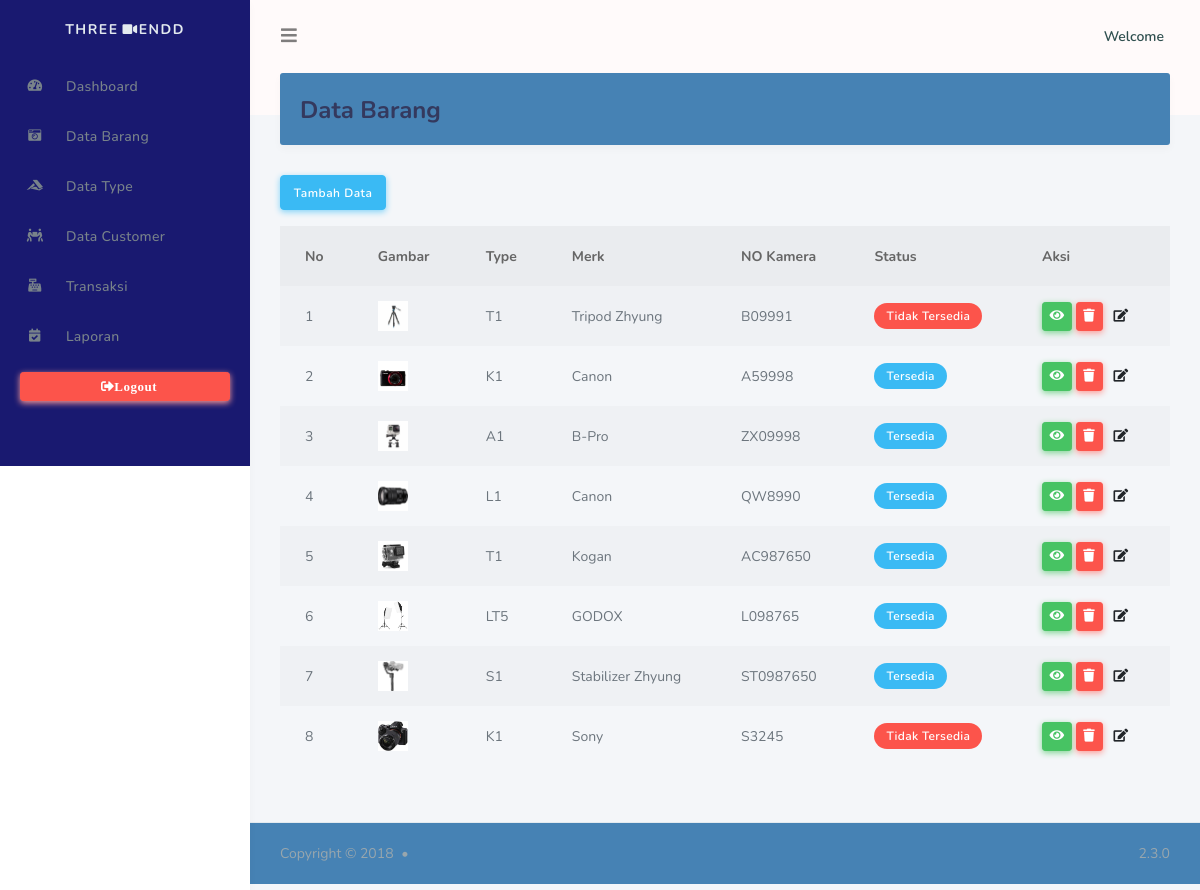
The app's page /index.php/admin/data_kamera with its own data.
### tables this page shows
CREATE TABLE `kamera` (
  `id_kamera` int(11) NOT NULL,
  `kode_type` varchar(120) NOT NULL,
  `merk` varchar(120) NOT NULL,
  `no_kamera` varchar(20) NOT NULL,
  `warna` varchar(20) NOT NULL,
  `tahun` varchar(4) NOT NULL,
  `status` varchar(50) NOT NULL,
  `gambar` varchar(200) NOT NULL,
  `harga` int(11) NOT NULL,
  `denda` int(11) NOT NULL
);

### application/controllers/admin/Data_kamera.php (called while the page is built, shortened)
<?php
class Data_kamera extends CI_Controller{
    public function index(){
        $data['kamera'] = $this->rental_model->get_data('kamera')->result();
        $data['type'] = $this->rental_model->get_data('type')->result();
        $this->load->view('templates_admin/header');
        $this->load->view('templates_admin/sidebar');
        $this->load->view('admin/data_kamera',$data);
        $this->load->view('templates_admin/footer');
    }
}
?>

### index.php (called while the page is built, shortened)
<?php
require_once BASEPATH.'core/CodeIgniter.php';

### application/models/rental_model.php (called while the page is built, shortened)
<?php
class Rental_model extends CI_model{
    public function get_data($table){
        return $this->db->get($table);
    }
}
?>

### application/views/admin/Data_kamera.php (the view, shortened to what this page needs)
<div class="main-content" >
  <section class="section" >
    <div class="section-header" style="background-color: SteelBlue;">
      <h1>Data Barang</h1>
    </div>
    <a href="<?php echo base_url('admin/data_kamera/tambah_kamera')?>" class="btn btn-info mb-3">Tambah Data</a>
     <table class="table table-hover table-striped table-borderd">
      <thead>
        <tr>
            <th>No</th>
            <th>Gambar</th>
            <th>Type</th>
            <th>Merk</th>
            <th>NO Kamera</th>
            <th>Status</th>
            <th>Aksi</th>
       </tr>
      </thead>
      <tbody>
          <?php
          $no = 1;
          foreach($kamera as $camera) :?>
          <tr>
          <td><?php echo $no++?></td>
            <td>
              <img width="30px" src="<?php echo base_url().'assets/upload/'.$camera->gambar?>" >
            </td>
          <td><?php echo $camera->kode_type?></td>
          <td><?php echo $camera->merk?></td>
          <td><?php echo $camera->no_kamera?></td>
          <td><?php
            if ($camera->status == 1) {
              echo "<span class='badge badge-info'>Tersedia</span>";
            }elseif ($camera->status == 0){
              echo "<span class='badge badge-danger'>Tidak Tersedia</span>";
            }
            ?></td>
          <td><a href="<?php echo base_url('admin/data_kamera/detail_kamera/').$camera->id_kamera?>" class="btn float-left mr-1 btn-sm btn-success"><i class="fas fa-eye"></i></a>
          <a href="<?php echo base_url('admin/data_kamera/delete_kamera/').$camera->id_kamera?>" class="btn  btn-sm btn-danger"><i class="fas fa-trash"></i></a>
          <a href="<?php echo base_url('admin/data_kamera/update_kamera/').$camera->id_kamera?>" class="btn btn-sm btn-prima"><i class="fas fa-edit"></i></a></td>
          </tr>
          <?php endforeach;?>
        </tbody>
    </table>
  </section>
</div>

### application/views/templates_admin/header.php (style rules this page uses)
td a { display: flex; }

### records on screen
kamera: gambar (picture), kode_type "T1", merk "Tripod Zhyung", no_kamera "B09991", status "Tidak Tersedia"
kamera: gambar (picture), kode_type "K1", merk "Canon", no_kamera "A59998", status "Tersedia"
kamera: gambar (picture), kode_type "A1", merk "B-Pro", no_kamera "ZX09998", status "Tersedia"
kamera: gambar (picture), kode_type "L1", merk "Canon", no_kamera "QW8990", status "Tersedia"
kamera: gambar (picture), kode_type "T1", merk "Kogan", no_kamera "AC987650", status "Tersedia"
kamera: gambar (picture), kode_type "LT5", merk "GODOX", no_kamera "L098765", status "Tersedia"
kamera: gambar (picture), kode_type "S1", merk "Stabilizer Zhyung", no_kamera "ST0987650", status "Tersedia"
kamera: gambar (picture), kode_type "K1", merk "Sony", no_kamera "S3245", status "Tidak Tersedia"
